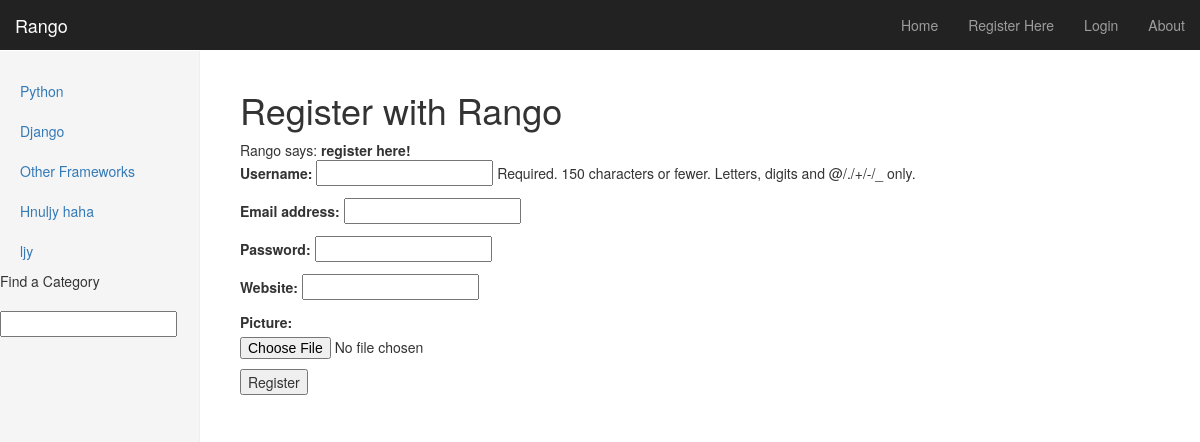
The page /rango/register/ on the database its author committed.
### rango/models.py (models this page shows, shortened)
class Category(models.Model):
    name = models.CharField(max_length=128, unique=True)
    views = models.IntegerField(default=0)
    likes = models.IntegerField(default=0)
    slug = models.SlugField(unique=True)

### rango/views.py (the view)
def register(request):
    registered = False
    if request.method == 'POST':
        user_form = UserForm(data=request.POST)
        profile_form = UserProfileForm(data=request.POST)
        if user_form.is_valid() and profile_form.is_valid():
            user = user_form.save()
            user.set_password(user.password)
            user.save()
            profile = profile_form.save(commit=False)
            profile.user = user
            if 'picture' in request.FILES:
                profile.picture = request.FILES['picture']
            profile.save()
            registered = True
        else:
            print user_form.errors, profile_form.errors
    else:
        user_form = UserForm()
        profile_form = UserProfileForm()
    return render(request,
            'rango/register.html',
            {'user_form': user_form, 'profile_form': profile_form, 'registered': registered} )

### rango/forms.py
class UserForm(forms.ModelForm):
    password = forms.CharField(widget=forms.PasswordInput())
    class Meta:
        model = User
        fields = ('username', 'email', 'password')

class UserProfileForm(forms.ModelForm):
    class Meta:
        model = UserProfile
        fields = ('website', 'picture')

### rango/templatetags/rango_extras.py (called while the page is built)
@register.inclusion_tag('rango/cats.html')
def get_category_list(cat=None):
    return {'cats': Category.objects.order_by('-likes')[:5], 'act_cat': cat}

### templates/rango/register.html (shortened to what this page needs)
{% extends 'rango/base.html' %}
{% load static %}
{% block body_block %}
        <h1>Register with Rango</h1>
        {% if registered %}
        Rango says: <strong>thank you for registering!</strong>
        <a href="{% url 'index' %}">Return to the homepage.</a><br />
        {% else %}
        Rango says: <strong>register here!</strong><br />
        <form id="user_form" method="post" action="{% url 'register' %}"
                enctype="multipart/form-data">
            {{ user_form.as_p }}
            {{ profile_form.as_p }}
            <input type="submit" name="submit" value="Register" />
        </form>
        {% endif %}
{% endblock %}

### templates/rango/cats.html
{% if cats %}
    <ul class="nav nav-sidebar">
    {% for c in cats %}
        {% if c == act_cat %}
        <li class="active" > {% else %} <li>{% endif %}<a href="{% url 'category' c.slug %}">{{ c.name }}</a></li>
    {% endfor %}
{% else %}
    <li> <strong>There are no category present.</strong></li>
    </ul>
{% endif %}

### static/css/dashboard.css (style rules this page uses)
body { padding-top: 50px; }
.nav-sidebar { margin-right: -21px; margin-bottom: 20px; margin-left: -20px; }
.nav-sidebar > li > a { padding-right: 20px; padding-left: 20px; }

### rows shown on the page
Category: name "Python"
Category: name "Django"
Category: name "Other Frameworks"
Category: name "Hnuljy haha"
Category: name "ljy"
